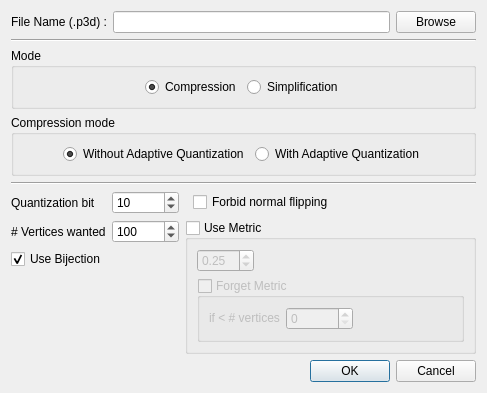
<?xml version="1.0" encoding="UTF-8"?>
<ui version="4.0">
 <class>SettingsComp</class>
 <widget class="QDialog" name="SettingsComp">
  <property name="geometry">
   <rect>
    <x>0</x>
    <y>0</y>
    <width>382</width>
    <height>356</height>
   </rect>
  </property>
  <property name="windowTitle">
   <string>Settings</string>
  </property>
  <layout class="QVBoxLayout" name="verticalLayout">
   <property name="sizeConstraint">
    <enum>QLayout::SetFixedSize</enum>
   </property>
   <item>
    <layout class="QGridLayout" name="gridLayout_4">
     <item row="0" column="0">
      <widget class="QLabel" name="label_5">
       <property name="text">
        <string>File Name (.p3d) :</string>
       </property>
      </widget>
     </item>
     <item row="0" column="1">
      <widget class="QLineEdit" name="file_name"/>
     </item>
     <item row="0" column="2">
      <widget class="QPushButton" name="pushButtonBrowse">
       <property name="text">
        <string>Browse</string>
       </property>
      </widget>
     </item>
    </layout>
   </item>
   <item>
    <widget class="Line" name="line">
     <property name="orientation">
      <enum>Qt::Horizontal</enum>
     </property>
    </widget>
   </item>
   <item>
    <widget class="QGroupBox" name="groupBox">
     <property name="title">
      <string>Mode</string>
     </property>
     <layout class="QHBoxLayout" name="horizontalLayout">
      <item>
       <spacer name="horizontalSpacer_6">
        <property name="orientation">
         <enum>Qt::Horizontal</enum>
        </property>
        <property name="sizeHint" stdset="0">
         <size>
          <width>40</width>
          <height>20</height>
         </size>
        </property>
       </spacer>
      </item>
      <item>
       <widget class="QRadioButton" name="radioCompression">
        <property name="text">
         <string>Compression</string>
        </property>
        <property name="checked">
         <bool>true</bool>
        </property>
       </widget>
      </item>
      <item>
       <widget class="QRadioButton" name="radioSimplification">
        <property name="text">
         <string>Simplification</string>
        </property>
       </widget>
      </item>
      <item>
       <spacer name="horizontalSpacer_7">
        <property name="orientation">
         <enum>Qt::Horizontal</enum>
        </property>
        <property name="sizeHint" stdset="0">
         <size>
          <width>40</width>
          <height>20</height>
         </size>
        </property>
       </spacer>
      </item>
     </layout>
    </widget>
   </item>
   <item>
    <widget class="QGroupBox" name="groupBox_2">
     <property name="title">
      <string>Compression mode</string>
     </property>
     <layout class="QHBoxLayout" name="horizontalLayout_5">
      <item>
       <spacer name="horizontalSpacer_8">
        <property name="orientation">
         <enum>Qt::Horizontal</enum>
        </property>
        <property name="sizeHint" stdset="0">
         <size>
          <width>40</width>
          <height>20</height>
         </size>
        </property>
       </spacer>
      </item>
      <item>
       <widget class="QRadioButton" name="radioWithout">
        <property name="text">
         <string>Without Adaptive Quantization</string>
        </property>
        <property name="checked">
         <bool>true</bool>
        </property>
       </widget>
      </item>
      <item>
       <widget class="QRadioButton" name="radioWith">
        <property name="text">
         <string>With Adaptive Quantization</string>
        </property>
       </widget>
      </item>
      <item>
       <spacer name="horizontalSpacer_9">
        <property name="orientation">
         <enum>Qt::Horizontal</enum>
        </property>
        <property name="sizeHint" stdset="0">
         <size>
          <width>40</width>
          <height>20</height>
         </size>
        </property>
       </spacer>
      </item>
     </layout>
    </widget>
   </item>
   <item>
    <widget class="Line" name="line_2">
     <property name="orientation">
      <enum>Qt::Horizontal</enum>
     </property>
    </widget>
   </item>
   <item>
    <layout class="QGridLayout" name="gridLayout_2">
     <item row="0" column="0">
      <widget class="QLabel" name="label_3">
       <property name="text">
        <string>Quantization bit</string>
       </property>
      </widget>
     </item>
     <item row="0" column="1">
      <widget class="QSpinBox" name="quanti">
       <property name="value">
        <number>10</number>
       </property>
      </widget>
     </item>
     <item row="1" column="1">
      <widget class="QSpinBox" name="number_vertices">
       <property name="maximum">
        <number>9999999</number>
       </property>
       <property name="value">
        <number>100</number>
       </property>
      </widget>
     </item>
     <item row="1" column="0">
      <widget class="QLabel" name="label">
       <property name="text">
        <string># Vertices wanted</string>
       </property>
      </widget>
     </item>
     <item row="1" column="3" rowspan="3">
      <widget class="QGroupBox" name="useMetric">
       <property name="title">
        <string>Use Metric</string>
       </property>
       <property name="checkable">
        <bool>true</bool>
       </property>
       <property name="checked">
        <bool>false</bool>
       </property>
       <layout class="QGridLayout" name="gridLayout">
        <item row="1" column="0" colspan="2">
         <widget class="QGroupBox" name="forgetMetric">
          <property name="title">
           <string>Forget Metric</string>
          </property>
          <property name="checkable">
           <bool>true</bool>
          </property>
          <property name="checked">
           <bool>false</bool>
          </property>
          <layout class="QHBoxLayout" name="horizontalLayout_3">
           <item>
            <widget class="QLabel" name="label_2">
             <property name="text">
              <string>if &lt; # vertices</string>
             </property>
            </widget>
           </item>
           <item>
            <widget class="QSpinBox" name="forget_metric_value">
             <property name="maximum">
              <number>9999999</number>
             </property>
            </widget>
           </item>
           <item>
            <spacer name="horizontalSpacer_3">
             <property name="orientation">
              <enum>Qt::Horizontal</enum>
             </property>
             <property name="sizeHint" stdset="0">
              <size>
               <width>40</width>
               <height>20</height>
              </size>
             </property>
            </spacer>
           </item>
          </layout>
         </widget>
        </item>
        <item row="0" column="0">
         <widget class="QDoubleSpinBox" name="metric_value">
          <property name="value">
           <double>0.250000000000000</double>
          </property>
         </widget>
        </item>
        <item row="0" column="1">
         <spacer name="horizontalSpacer_2">
          <property name="orientation">
           <enum>Qt::Horizontal</enum>
          </property>
          <property name="sizeHint" stdset="0">
           <size>
            <width>40</width>
            <height>20</height>
           </size>
          </property>
         </spacer>
        </item>
       </layout>
      </widget>
     </item>
     <item row="3" column="0">
      <spacer name="verticalSpacer_4">
       <property name="orientation">
        <enum>Qt::Vertical</enum>
       </property>
       <property name="sizeHint" stdset="0">
        <size>
         <width>20</width>
         <height>40</height>
        </size>
       </property>
      </spacer>
     </item>
     <item row="0" column="3">
      <layout class="QHBoxLayout" name="horizontalLayout_2">
       <item>
        <spacer name="horizontalSpacer">
         <property name="orientation">
          <enum>Qt::Horizontal</enum>
         </property>
         <property name="sizeType">
          <enum>QSizePolicy::Fixed</enum>
         </property>
         <property name="sizeHint" stdset="0">
          <size>
           <width>8</width>
           <height>20</height>
          </size>
         </property>
        </spacer>
       </item>
       <item>
        <widget class="QCheckBox" name="normal_flipping">
         <property name="text">
          <string>Forbid normal flipping</string>
         </property>
        </widget>
       </item>
      </layout>
     </item>
     <item row="2" column="0">
      <widget class="QCheckBox" name="Use_Bijection">
       <property name="text">
        <string>Use Bijection</string>
       </property>
       <property name="checked">
        <bool>true</bool>
       </property>
      </widget>
     </item>
    </layout>
   </item>
   <item>
    <widget class="QDialogButtonBox" name="buttonBox">
     <property name="orientation">
      <enum>Qt::Horizontal</enum>
     </property>
     <property name="standardButtons">
      <set>QDialogButtonBox::Cancel|QDialogButtonBox::Ok</set>
     </property>
    </widget>
   </item>
  </layout>
 </widget>
 <resources/>
 <connections>
  <connection>
   <sender>buttonBox</sender>
   <signal>accepted()</signal>
   <receiver>SettingsComp</receiver>
   <slot>accept()</slot>
   <hints>
    <hint type="sourcelabel">
     <x>248</x>
     <y>254</y>
    </hint>
    <hint type="destinationlabel">
     <x>157</x>
     <y>274</y>
    </hint>
   </hints>
  </connection>
  <connection>
   <sender>buttonBox</sender>
   <signal>rejected()</signal>
   <receiver>SettingsComp</receiver>
   <slot>reject()</slot>
   <hints>
    <hint type="sourcelabel">
     <x>316</x>
     <y>260</y>
    </hint>
    <hint type="destinationlabel">
     <x>286</x>
     <y>274</y>
    </hint>
   </hints>
  </connection>
 </connections>
</ui>
